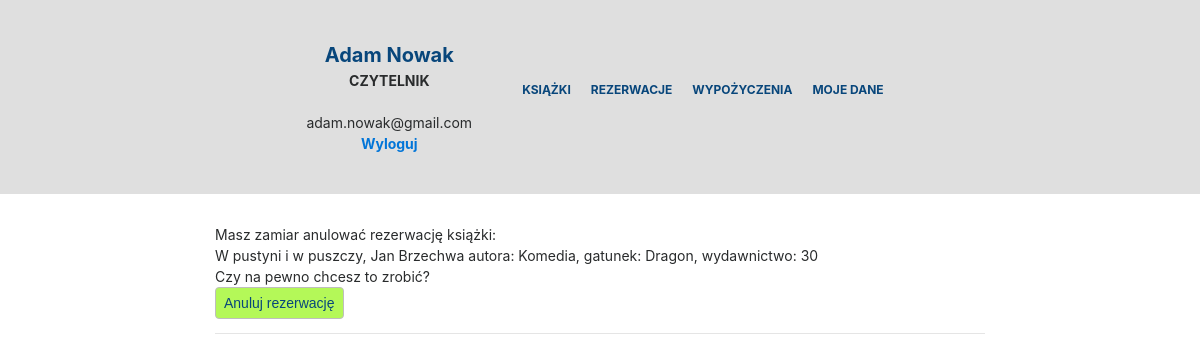
The page /czytelnik/anuluj-rezerwacje.php?id=1 (signed in) on the database its author committed.
### tables this page shows
CREATE TABLE `ksiazka` (
  `id_ksiazki` int(11) NOT NULL,
  `tytul` text NOT NULL,
  `id_autora` int(11) NOT NULL,
  `id_gatunku` int(11) NOT NULL,
  `id_wydawnictwa` int(11) NOT NULL,
  `ilosc_egz` int(11) NOT NULL,
  `ilosc_dost_egz` int(11) NOT NULL
);

CREATE TABLE `autor` (
  `id_autora` int(11) NOT NULL,
  `imie` text NOT NULL,
  `nazwisko` text NOT NULL
);

CREATE TABLE `gatunek` (
  `id_gatunku` int(11) NOT NULL,
  `gatunek` text NOT NULL
);

CREATE TABLE `wydawnictwo` (
  `id_wydawnictwa` int(11) NOT NULL,
  `wydawnictwo` text NOT NULL
);

### czytelnik/anuluj-rezerwacje.php (the view, shortened to what this page needs)
<?php
    require_once('../connect.php');
?>
<!DOCTYPE html>
<html lang="pl_PL">
    <head>
        <link rel="stylesheet" href="../css/style.css">
        <link rel="stylesheet" href="../css/bootstrap.css">
    </head>
    <body>
        <?php
            $connection = mysqli_connect($host, $db_user, $db_password, $db_name);
            mysqli_select_db($connection, "biblioteka");
        ?>
        <div class="dis-flex nav-bar">
            <div>
                <?php
                    echo '<div class="show_logged_user">'.$_SESSION['imie'].' '.$_SESSION['nazwisko'].'</div>';
                    echo '<div class="user_role">';
                        echo "<b>CZYTELNIK</b><br/><br/>";
                        echo $_SESSION['email'];
                    echo '<br/><b><a href="../logout.php">Wyloguj</a></b></div>';
                ?>
            </div>
            <div>
                <?php include_once('menu.php'); ?>
            </div>
        </div>
        <div class="content">
            <div class="col-md-12" style="padding-top: 30px;">
                <?php
                    $ider = (isset($_GET['id'])) ? (int)$_GET['id'] : 0;
                    $sql1 = "SELECT * FROM ksiazka WHERE ksiazka.id_ksiazki = $ider";
                    if ($rezultat1 = @$connection -> query($sql1)) {
                        $ilosc = $rezultat1 -> num_rows;
                        if ($ilosc == 0) {
                            echo "Brak książek.";
                        }
                        else {
                            while($row1 = mysqli_fetch_row($rezultat1)) {
                                extract($row1);
                                $autor = $row1[2];
                                $gatunek = $row1[3];
                                $wydawnictwo = $row1[4];
                                $sql2 = "SELECT imie, nazwisko FROM autor WHERE id_autora=$autor";
                                $rezultat2 = @$connection -> query($sql2);
                                $row2 = mysqli_fetch_row($rezultat2);
                                $sql3 = "SELECT gatunek FROM gatunek WHERE id_gatunku=$gatunek";
                                $rezultat3 = @$connection -> query($sql3);
                                $row3 = mysqli_fetch_row($rezultat3);
                                $sql4 = "SELECT wydawnictwo FROM wydawnictwo WHERE id_wydawnictwa=$wydawnictwo";
                                $rezultat4 = @$connection -> query($sql4);
                                $row4 = mysqli_fetch_row($rezultat4);
                                echo "Masz zamiar anulować rezerwację książki: <br/>";
                                echo $row1[1].", ".$row2[0]." ".$row2[1]." autora: ".$row3[0].", gatunek: ".$row4[0].", wydawnictwo: ".$row1[5];
                                echo "<br/> Czy na pewno chcesz to zrobić? <br/>";
                            ?>
                            <form method="post">
                                <input type="submit" value="Anuluj rezerwację" name="rezerwuj" />
                            </form>
                            <?php
                                echo "<hr/>";
                            }
                        }
                    }
                ?>
            </div>
        </div>
    </body>
</html>

### css/style.css (style rules this page uses)
html { font-family: sans-serif; line-height: 1.15; -ms-text-size-adjust: 100%; -webkit-text-size-adjust: 100%; font-size: 14px; }
body { margin: 0; }
button, input, optgroup, select, textarea { font-family: sans-serif; font-size: 100%; line-height: 1.15; margin: 0; }
button, input { overflow: visible; }
button, html [type="button"], [type="reset"], [type="submit"] { -webkit-appearance: button; }
body { font-family: -apple-system, system-ui, BlinkMacSystemFont, "Segoe UI", Roboto, "Helvetica Neue", Arial, sans-serif; font-size: 1rem; font-weight: normal; line-height: 1.5; color: #292b2c; background-color: #fff; }
a { color: #0275d8; text-decoration: none; }
input, button, select, textarea { line-height: inherit; }
input[type="submit"] { height: 32px; -khtml-border-radius: 4px; border-radius: 4px; border: 1px solid #bebebe; padding-left: 8px; padding-right: 8px; background: #b4f858; color: #08467b; }
.user_role { width: 100%; text-align: center; }
.dis-flex { display: flex; align-items: center; justify-content: center; }
.nav-bar { background: rgb(223, 223, 223); padding: 40px 200px 40px 200px; }
.show_logged_user { width: 100%; color: #08467b; font-size: 20px; font-weight: bold; text-align: center; word-wrap: normal; }
.content { padding-left: 200px; padding-right: 200px; }

### rows shown on the page
ksiazka: tytul "W pustyni i w puszczy", id_autora.imie "Jan", id_autora.nazwisko "Brzechwa", id_gatunku.gatunek "Komedia", id_wydawnictwa.wydawnictwo "Dragon", ilosc_egz "30"

### other values the page prints
$_SESSION['imie'] "Adam"
$_SESSION['nazwisko'] "Nowak"
$_SESSION['email'] "adam.nowak@gmail.com"
